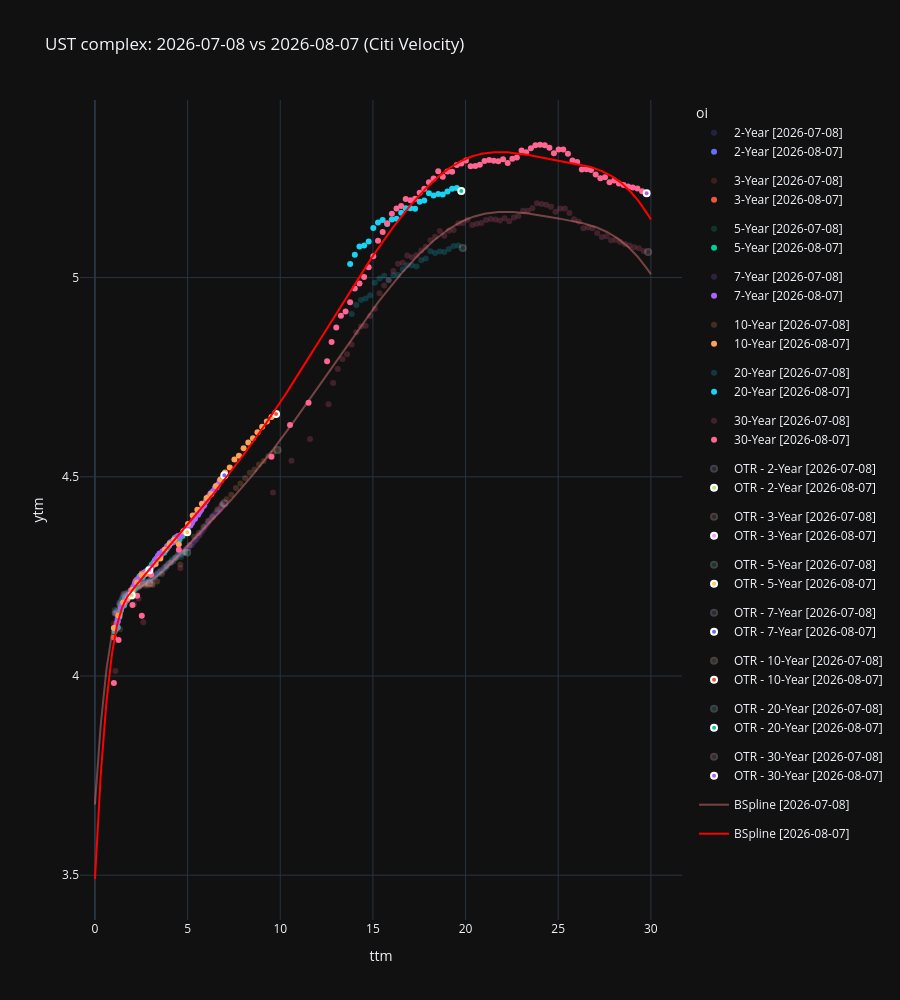
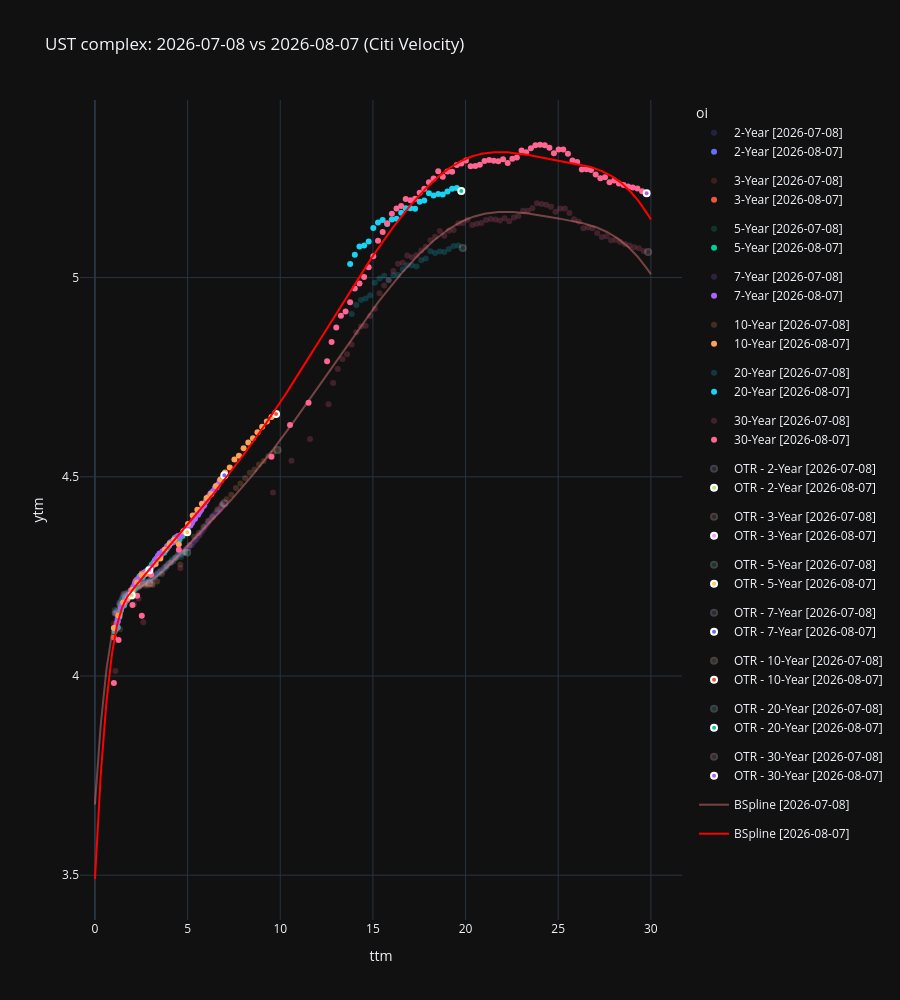

The notebook cell saved with these charts, in order:
### Markdown cell above
### 1.1 The same curve a month earlier

`plot_usts_comparison` overlays two dates on one colour map, which is how a dislocation that has
*persisted* is told from one that has just appeared — the entry gate cares about the difference.

### Code cell
# NOT `as_of - timedelta(days=30)` on its own: that landed on Sunday 2026-07-12, no snapshot exists
# for it, every one of the 295 pricers failed, and the empty frame then died in a merge with
# `KeyError: 'cusip'` — a calendar bug wearing a pandas error. Snap back to the last UST trading day
# on or before the target. Same landmine as `pd.bdate_range` vs `ust_business_days`.
_target = as_of - datetime.timedelta(days=30)
compare = ust_business_days(_target - datetime.timedelta(days=10), _target)[-1]

old_ref = (
    usts_mdp.get_bond_reference_data(as_of_date=compare)
    .drop(columns=["record_date"]).rename(columns={"label": "ust_label"})
)
old_ref = old_ref[old_ref["ttm"] >= 1]

# Same Citi path as `as_of`. This window currently resolves to 2026-07-08, a week before the dates
# on which Citi published an impossible -0.679% for the May-2046 bond (07-14/15) — and the window
# MOVES with `as_of`, so it can land on them. `citi_curve_quotes` reports anything it drops, which
# is why the drop count is printed here rather than being bent silently into the curve.
old_market, _ = citi_curve_quotes(pd.Timestamp(compare), old_ref, exclude_ranks=(),
                                  values=("YIELD", "PRICE"))
old_fit, old_report = citi_curve_quotes(pd.Timestamp(compare), old_ref, exclude_ranks=(0, 1, 2),
                                        values=("YIELD",))
old_market = old_market.rename(columns={"yield": "ytm"})
print(f"{compare}: {old_report['fittable']} fittable, "
      f"dropped {old_report['band_dropped']} out-of-band + {old_report['outlier_dropped']} outlier "
      f"{old_report['band_cusips'] + old_report['outlier_cusips']}")

old_bspline = GeneralCurveInterpolator(
    x=old_fit["ttm"].to_list(), y=old_fit["yield"].to_list(),
).b_spline_with_knots_interpolation(knots=[2, 3, 5, 7, 10, 20, 25], k=3, return_func=True)

_hover = [c for c in ("ust_label", "cpn", "rank", "maturity_date") if c in old_market.columns]
fig, cmap = plot_usts_comparison(
    curve_set_df=old_market, ttm_col="ttm", ytm_col="ytm", label_col="oi", cusip_col="cusip",
    hover_data=_hover, splines=[(old_bspline, "BSpline", "lightcoral")],
    opacity=0.45, name_suffix=str(compare), show=False, return_color_map=True,
)
plot_usts_comparison(
    curve_set_df=market_df, ttm_col="ttm", ytm_col="ytm", label_col="oi", cusip_col="cusip",
    hover_data=_hover, splines=[(ytm_bspline, "BSpline", "red")],
    title=f"UST complex: {compare} vs {as_of} (Citi Velocity)",
    fig=fig, opacity=1.0, name_suffix=str(as_of), color_discrete_map=cmap, show=True,
)
